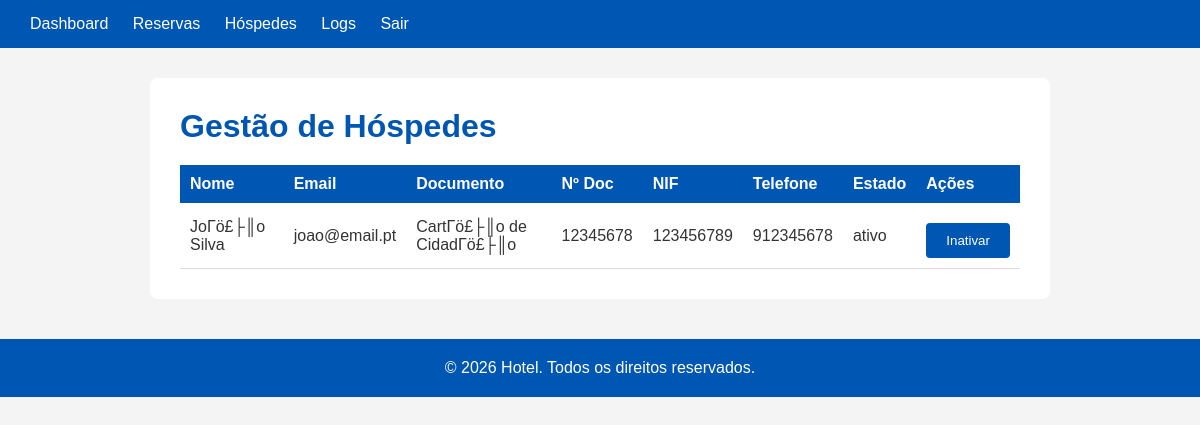
/admin/hospedes.php (signed in), run on the app's committed database.
### tables this page shows
CREATE TABLE `hospedes` (
  `id` int(11) NOT NULL AUTO_INCREMENT,
  `utilizador_id` int(11) NOT NULL,
  `nome_completo` varchar(100) NOT NULL,
  `doc_tipo` enum('CartΓö£├║o de CidadΓö£├║o','Passaporte','Outro') NOT NULL,
  `doc_numero` varchar(50) NOT NULL,
  `nif` varchar(9) DEFAULT NULL,
  `telefone` varchar(20) DEFAULT NULL,
  `estado` enum('ativo','inativo') NOT NULL DEFAULT 'ativo',
  PRIMARY KEY (`id`),
  KEY `utilizador_id` (`utilizador_id`),
  CONSTRAINT `hospedes_ibfk_1` FOREIGN KEY (`utilizador_id`) REFERENCES `utilizadores` (`id`)
);

CREATE TABLE `utilizadores` (
  `id` int(11) NOT NULL AUTO_INCREMENT,
  `nome` varchar(100) NOT NULL,
  `email` varchar(150) NOT NULL,
  `password_hash` varchar(255) NOT NULL,
  `role` enum('cliente','rececionista','gestor') NOT NULL DEFAULT 'cliente',
  `ativo` tinyint(1) NOT NULL DEFAULT 1,
  `criado_em` datetime NOT NULL DEFAULT current_timestamp(),
  PRIMARY KEY (`id`),
  UNIQUE KEY `email` (`email`)
);

### includes/helpers.php (called while the page is built, shortened)
<?php
 function h($texto) {
     return htmlspecialchars($texto, ENT_QUOTES, 'UTF-8');
 }
 ?>

### admin/hospedes.php (the view, shortened to what this page needs)
<?php
 require_once '../includes/db.php';
 require_once '../includes/helpers.php';
 $hospedes = mysqli_query($conn,
     "SELECT h.id, h.nome_completo, h.doc_tipo, h.doc_numero,
             h.nif, h.telefone, h.estado, u.email
      FROM hospedes h
      JOIN utilizadores u ON h.utilizador_id = u.id
      ORDER BY h.nome_completo");
 ?>
 <!DOCTYPE html>
 <html lang="pt">
 <head>
     <link rel="stylesheet" href="../includes/style.css">
 </head>
 <body>
     <header>
         <a href="index.php">Dashboard</a>
         <a href="reservas.php">Reservas</a>
         <a href="hospedes.php">Hóspedes</a>
         <a href="logs.php">Logs</a>
         <a href="../auth/logout.php">Sair</a>
     </header>
     <main>
         <h1>Gestão de Hóspedes</h1>
         <table>
             <tr>
                 <th>Nome</th>
                 <th>Email</th>
                 <th>Documento</th>
                 <th>Nº Doc</th>
                 <th>NIF</th>
                 <th>Telefone</th>
                 <th>Estado</th>
                 <th>Ações</th>
             </tr>
             <?php while ($h = mysqli_fetch_assoc($hospedes)): ?>
             <tr>
                 <td><?= h($h['nome_completo']) ?></td>
                 <td><?= h($h['email']) ?></td>
                 <td><?= h($h['doc_tipo']) ?></td>
                 <td><?= h($h['doc_numero']) ?></td>
                 <td><?= h($h['nif'] ?? '-') ?></td>
                 <td><?= h($h['telefone'] ?? '-') ?></td>
                 <td><?= h($h['estado']) ?></td>
                 <td>
                     <?php if ($h['estado'] === 'ativo'): ?>
                         <form method="POST" style="display:inline">
                             <button type="submit">Inativar</button>
                         </form>
                     <?php endif; ?>
                 </td>
             </tr>
             <?php endwhile; ?>
         </table>
     </main>
     <footer>
         <p>&copy; 2026 Hotel. Todos os direitos reservados.</p>
     </footer>
 </body>
 </html>

### includes/style.css (style rules this page uses)
* { margin: 0; padding: 0; box-sizing: border-box; }
body { font-family: Arial, sans-serif; background-color: #f4f4f4; color: #333; }
header, nav.topo { background-color: #0056b3; padding: 15px 30px; color: white; }
header a, nav.topo a { color: white; text-decoration: none; margin-right: 20px; }
main { max-width: 900px; margin: 30px auto; background: white; padding: 30px; border-radius: 8px; }
h1 { color: #0056b3; margin-bottom: 20px; }
table { width: 100%; border-collapse: collapse; margin-top: 15px; }
table th { background-color: #0056b3; color: white; padding: 10px; text-align: left; }
table td { padding: 10px; border-bottom: 1px solid #ddd; }
button[type="submit"], .btn { background-color: #0056b3; color: white; padding: 10px 20px; border: none; border-radius: 4px; cursor: pointer; margin-top: 10px; }
a { color: #0056b3; }
footer { text-align: center; padding: 20px; background-color: #0056b3; color: white; margin-top: 40px; }

### data on the page
hospedes: nome_completo "JoΓö£├║o Silva", utilizador.email "joao@email.pt", doc_tipo "CartΓö£├║o de CidadΓö£├║o", doc_numero "12345678", nif "123456789", telefone "912345678", estado "ativo"
